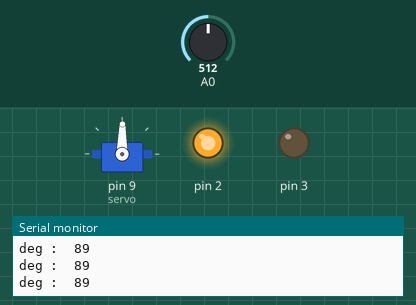
The sketch below on a simulated Arduino Uno, built with avr-gcc and run on an emulated ATmega328P. Parts: servo, output pins drawn as LEDs (lit = HIGH), the last lines printed to the serial monitor. Inputs (shaded band) come from the test bench; at power-on: A0 = 512.

Above: at 1.2 s.
1.3 s: A0 set to 562
At 2.5 s:
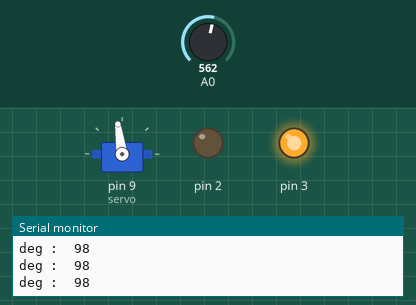
2.8 s: A0 set to 584
At 3.7 s:
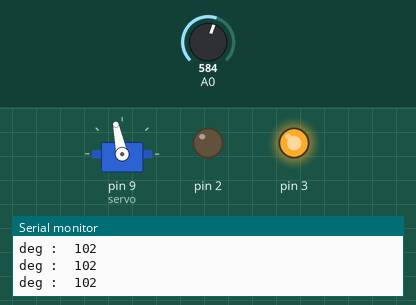
4.3 s: A0 set to 716
At 5.4 s:
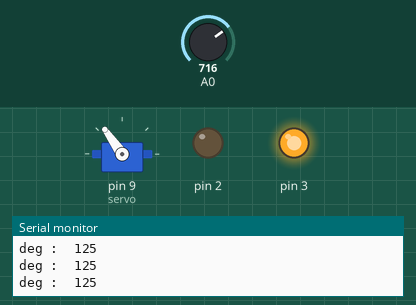
5.8 s: A0 set to 900
At 6.4 s:
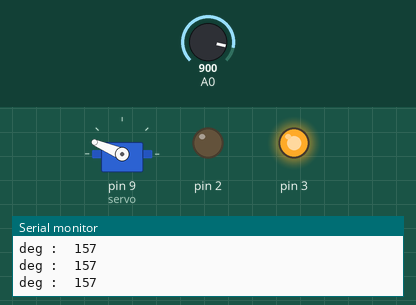
7.3 s: A0 set to 306
At 8.5 s:
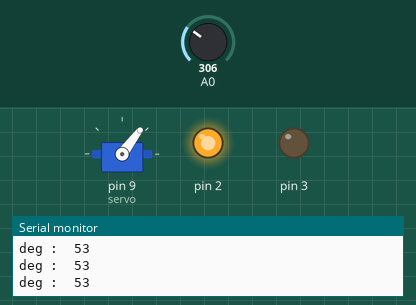
8.8 s: A0 set to 511
At 9.6 s:
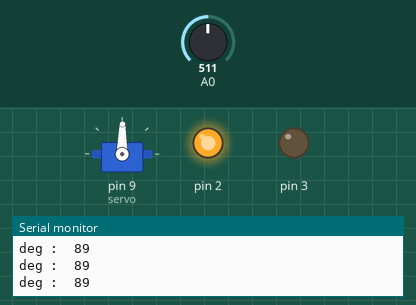
Timing chart, 0 to 11.3 s (numbered marks = the images above; inputs shaded):
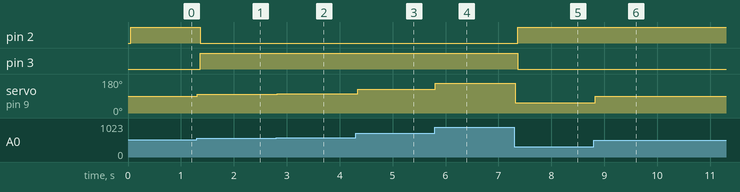

The sketch:

10th.ino
```cpp
#include <Servo.h>
#define MINDEG 0
#define MAXDEG 180
#define MINA0 0
#define MAXA0 1023

Servo servo;
int potPin = 0;
int val;
int REDLED = 2;
int BLUELED = 3;


void setup()
{
  servo.attach(9);
  pinMode(2, OUTPUT);
  pinMode(3, OUTPUT);
  Serial.begin(9600);
}

void loop()
{
  val = analogRead(0);
  val = map(val,0, 1023, 0, 179);
  Serial.println(val);
  Serial.print("deg :  ");
  servo.write(val);
  delay(50);

  if(val < 90)
  {
    digitalWrite(2,HIGH);
    digitalWrite(3,LOW);
  }

  else if(val < 180)
  {
    digitalWrite(2,LOW);
    digitalWrite(3,HIGH);

  }
}
```

Measured:
- after the input at 1.3 s, pin 2: HIGH → LOW after 0.06 s; pin 3: LOW → HIGH after 0.06 s; servo on pin 9 (servo): 89° → 98° at once
- after the input at 2.8 s, servo on pin 9 (servo): 98° → 102° at once
- after the input at 4.3 s, servo on pin 9 (servo): 102° → 125° at once
- after the input at 5.8 s, servo on pin 9 (servo): 125° → 157° at once
- after the input at 7.3 s, pin 2: LOW → HIGH after 0.07 s; pin 3: HIGH → LOW after 0.07 s; servo on pin 9 (servo): 157° → 53° at once
- after the input at 8.8 s, servo on pin 9 (servo): 53° → 89° at once
